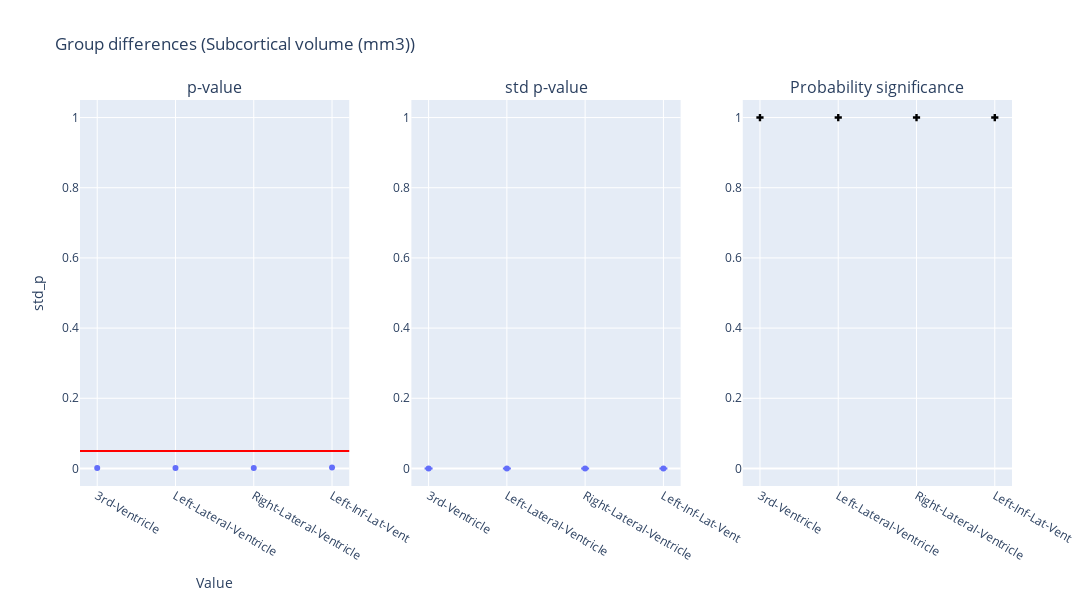

Notebook code cell kept with this figure:
### Code cell
plot_dumbbell(df_sv, "Subcortical volume (mm3)")

### Figure 1 — Plotly figure (JSON) as saved in the notebook; plotly's stock layout.template omitted (floating-point values rounded to 4 significant figures)
{"data": [{"hovertemplate": "region=%{x}<br>p_value=%{y}<extra></extra>", "legendgroup": "", "marker": {"color": "#636efa", "symbol": "circle"}, "mode": "markers", "name": "", "orientation": "v", "showlegend": false, "type": "scatter", "x": ["3rd-Ventricle", "Left-Lateral-Ventricle", "Right-Lateral-Ventricle", "Left-Inf-Lat-Vent"], "xaxis": "x", "y": [0.001, 0.001, 0.001, 0.003], "yaxis": "y"}, {"error_y": {"array": [4.736e-32, 6.164e-32, 1.242e-23, 2.001e-18], "arrayminus": [4.871e-32, 6.339e-32, 1.277e-23, 2.058e-18]}, "hovertemplate": "region=%{x}<br>std_p=%{y}<extra></extra>", "legendgroup": "", "marker": {"color": "#636efa", "symbol": "circle"}, "mode": "markers", "name": "", "orientation": "v", "showlegend": false, "type": "scatter", "x": ["3rd-Ventricle", "Left-Lateral-Ventricle", "Right-Lateral-Ventricle", "Left-Inf-Lat-Vent"], "xaxis": "x2", "y": [1.739e-30, 2.263e-30, 4.558e-22, 7.346e-17], "yaxis": "y2"}, {"marker": {"color": "black", "symbol": "cross"}, "mode": "markers", "name": "Flip probability", "showlegend": false, "type": "scatter", "x": ["3rd-Ventricle", "Left-Lateral-Ventricle", "Right-Lateral-Ventricle", "Left-Inf-Lat-Vent"], "xaxis": "x3", "y": [1.0, 1.0, 1.0, 1.0], "yaxis": "y3"}], "layout": {"annotations": [{"font": {"size": 16}, "showarrow": false, "text": "p-value", "x": 0.1444, "xanchor": "center", "xref": "paper", "y": 1, "yanchor": "bottom", "yref": "paper"}, {"font": {"size": 16}, "showarrow": false, "text": "std p-value", "x": 0.5, "xanchor": "center", "xref": "paper", "y": 1, "yanchor": "bottom", "yref": "paper"}, {"font": {"size": 16}, "showarrow": false, "text": "Probability significance", "x": 0.8556, "xanchor": "center", "xref": "paper", "y": 1, "yanchor": "bottom", "yref": "paper"}], "height": 600, "hovermode": "closest", "shapes": [{"line": {"color": "red", "width": 2}, "type": "line", "x0": 0, "x1": 1, "xref": "x domain", "y0": 0.05, "y1": 0.05, "yref": "y"}], "title": {"text": "Group differences (Subcortical volume (mm3))"}, "width": 1400, "xaxis": {"anchor": "y", "domain": [0, 0.2889], "title": {"text": "Value"}}, "xaxis2": {"anchor": "y2", "domain": [0.3556, 0.6444]}, "xaxis3": {"anchor": "y3", "domain": [0.7111, 1]}, "yaxis": {"anchor": "x", "domain": [0, 1], "range": [-0.05, 1.05], "title": {"text": "std_p"}}, "yaxis2": {"anchor": "x2", "domain": [0, 1], "range": [-0.05, 1.05]}, "yaxis3": {"anchor": "x3", "domain": [0, 1], "range": [-0.05, 1.05]}}}
